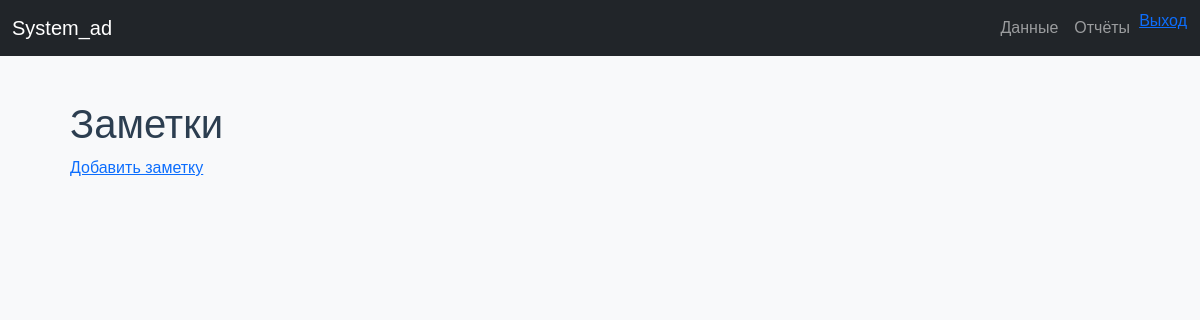
The page /notes (signed in) on the database as committed earlier.
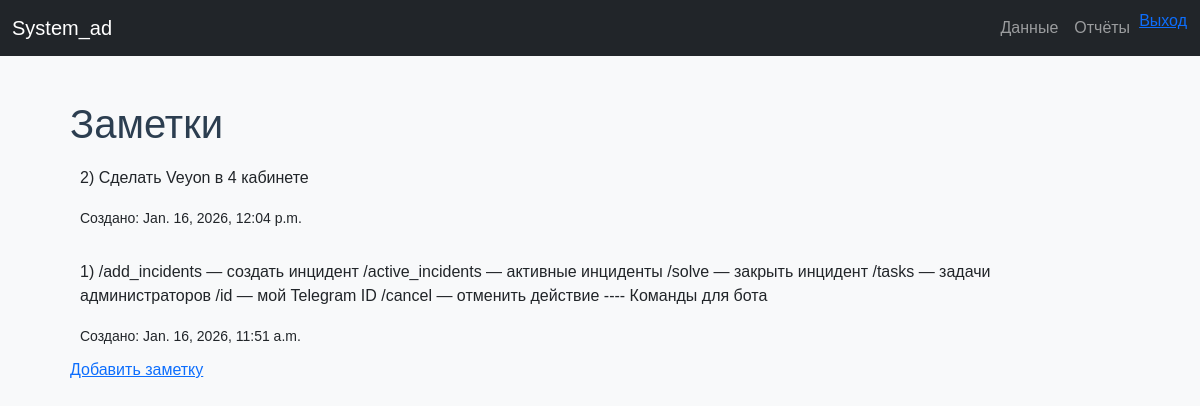
The same page on the database as committed later.
### api/models.py (models this page shows, shortened)
class Notes(models.Model):
    content = models.TextField()
    created_at = models.DateTimeField(auto_now_add=True)

### api/views.py (the view)
# urls.py: path('notes', notes_view, name='notes_view'),
@login_required
def notes_view(request):
    notes = Notes.objects.all().order_by('-created_at')
    paginator = Paginator(notes, 10)
    page_number = request.GET.get('page')
    page_obj = paginator.get_page(page_number)
    context = {
        'notes': page_obj,
        'page_obj': page_obj,
        'is_paginated': page_obj.has_other_pages(),
    }
    return render(request, 'dataCRUd/notes.html', context)

### templates/dataCRUd/notes.html (shortened to what this page needs)
{% extends "base.html" %}
{% block content %}
<h1>Заметки</h1>
<div id="notes-container">
    {% for note in notes %}
        <div class="note">
            <p>{{note.id}})  {{ note.content }}</p>
            <small>Создано: {{ note.created_at }}</small>
        </div>
    {% endfor %}
</div>
<a href="{% url 'notes_api' %}">Добавить заметку</a>
{% endblock %}

Rows that differ between the two databases and show on the page:
added Notes: id "2", content "Сделать Veyon в 4 кабинете", created_at "Jan. 16, 2026, 12:04 p.m."
added Notes: id "1", content "/add_incidents — создать инцидент /active_incidents — активные инциденты /solve — закрыть инцидент /tasks — задачи администраторов /id — мой Telegram ID /cancel — отменить действие ---- Команды для бота", created_at "Jan. 16, 2026, 11:51 a.m."
